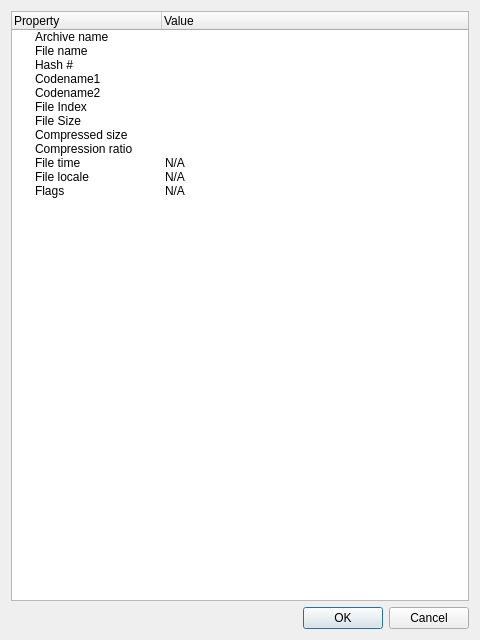
<?xml version="1.0" encoding="UTF-8"?>
<ui version="4.0">
 <class>FilePropertiesDialog</class>
 <widget class="QDialog" name="FilePropertiesDialog">
  <property name="geometry">
   <rect>
    <x>0</x>
    <y>0</y>
    <width>480</width>
    <height>640</height>
   </rect>
  </property>
  <property name="windowTitle">
   <string>File Properties</string>
  </property>
  <layout class="QVBoxLayout" name="verticalLayout">
   <item>
    <widget class="QTreeWidget" name="treeWidget">
     <attribute name="headerDefaultSectionSize">
      <number>150</number>
     </attribute>
     <attribute name="headerDefaultSectionSize">
      <number>150</number>
     </attribute>
     <column>
      <property name="text">
       <string>Property</string>
      </property>
     </column>
     <column>
      <property name="text">
       <string>Value</string>
      </property>
     </column>
     <item>
      <property name="text">
       <string>Archive name</string>
      </property>
     </item>
     <item>
      <property name="text">
       <string>File name</string>
      </property>
     </item>
     <item>
      <property name="text">
       <string>Hash #</string>
      </property>
     </item>
     <item>
      <property name="text">
       <string>Codename1</string>
      </property>
     </item>
     <item>
      <property name="text">
       <string>Codename2</string>
      </property>
     </item>
     <item>
      <property name="text">
       <string>File Index</string>
      </property>
     </item>
     <item>
      <property name="text">
       <string>File Size</string>
      </property>
     </item>
     <item>
      <property name="text">
       <string>Compressed size</string>
      </property>
     </item>
     <item>
      <property name="text">
       <string>Compression ratio</string>
      </property>
     </item>
     <item>
      <property name="text">
       <string>File time</string>
      </property>
      <property name="text">
       <string>N/A</string>
      </property>
     </item>
     <item>
      <property name="text">
       <string>File locale</string>
      </property>
      <property name="text">
       <string>N/A</string>
      </property>
     </item>
     <item>
      <property name="text">
       <string>Flags</string>
      </property>
      <property name="text">
       <string>N/A</string>
      </property>
     </item>
    </widget>
   </item>
   <item>
    <widget class="QDialogButtonBox" name="buttonBox">
     <property name="orientation">
      <enum>Qt::Horizontal</enum>
     </property>
     <property name="standardButtons">
      <set>QDialogButtonBox::Cancel|QDialogButtonBox::Ok</set>
     </property>
    </widget>
   </item>
  </layout>
 </widget>
 <resources/>
 <connections>
  <connection>
   <sender>buttonBox</sender>
   <signal>accepted()</signal>
   <receiver>FilePropertiesDialog</receiver>
   <slot>accept()</slot>
   <hints>
    <hint type="sourcelabel">
     <x>248</x>
     <y>254</y>
    </hint>
    <hint type="destinationlabel">
     <x>157</x>
     <y>274</y>
    </hint>
   </hints>
  </connection>
  <connection>
   <sender>buttonBox</sender>
   <signal>rejected()</signal>
   <receiver>FilePropertiesDialog</receiver>
   <slot>reject()</slot>
   <hints>
    <hint type="sourcelabel">
     <x>316</x>
     <y>260</y>
    </hint>
    <hint type="destinationlabel">
     <x>286</x>
     <y>274</y>
    </hint>
   </hints>
  </connection>
 </connections>
</ui>
